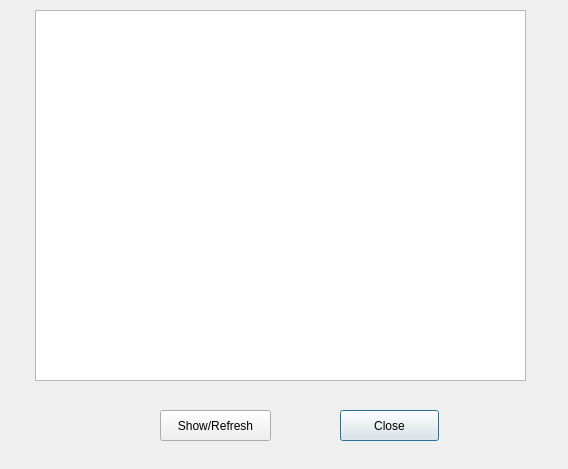
<?xml version="1.0" encoding="UTF-8"?>
<ui version="4.0">
 <class>CShow</class>
 <widget class="QDialog" name="CShow">
  <property name="geometry">
   <rect>
    <x>0</x>
    <y>0</y>
    <width>568</width>
    <height>469</height>
   </rect>
  </property>
  <property name="windowTitle">
   <string>Dialog</string>
  </property>
  <widget class="QPushButton" name="pushButton">
   <property name="geometry">
    <rect>
     <x>340</x>
     <y>410</y>
     <width>99</width>
     <height>31</height>
    </rect>
   </property>
   <property name="text">
    <string>Close</string>
   </property>
  </widget>
  <widget class="QPushButton" name="pushButton_2">
   <property name="geometry">
    <rect>
     <x>160</x>
     <y>410</y>
     <width>111</width>
     <height>31</height>
    </rect>
   </property>
   <property name="text">
    <string>Show/Refresh</string>
   </property>
  </widget>
  <widget class="QTableWidget" name="tableWidget">
   <property name="geometry">
    <rect>
     <x>35</x>
     <y>10</y>
     <width>491</width>
     <height>371</height>
    </rect>
   </property>
  </widget>
 </widget>
 <resources/>
 <connections/>
</ui>
